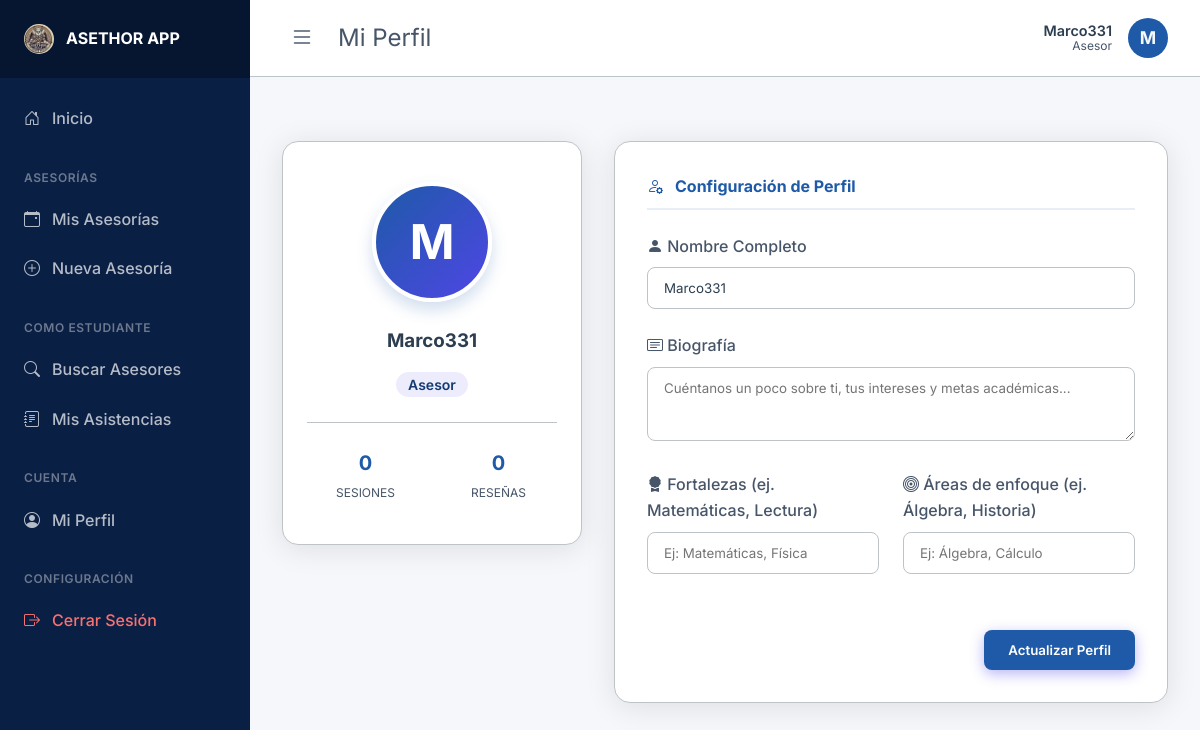
Page /estudiante/profile (signed in) on the committed database.
### app/models.py (models this page shows, shortened)
class Profile(db.Model):
    id = db.Column(db.Integer, primary_key=True)
    user_id = db.Column(db.Integer, db.ForeignKey('user.id'), nullable=False)
    full_name = db.Column(db.String(100), nullable=True)
    bio = db.Column(db.Text, nullable=True)
    strengths = db.Column(db.String(200), nullable=True) # e.g. "matemáticas, programación"
    focus_areas = db.Column(db.String(200), nullable=True) # e.g. "álgebra, base de datos sql"
    rating_avg = db.Column(db.Float, default=0.0) # Calculated average for Asesores

class User(db.Model, UserMixin):
    id = db.Column(db.Integer, primary_key=True)
    username = db.Column(db.String(20), unique=True, nullable=False)
    password_hash = db.Column(db.String(60), nullable=False)
    role = db.Column(db.String(20), nullable=False, default='Estudiante') # Super-Admin, Admin, Asesor, Estudiante
    profile = db.relationship('Profile', backref='user', uselist=False, cascade='all, delete-orphan')
    sessions_given = db.relationship('TutoringSession', backref='asesor', cascade='all, delete-orphan')
    reviews_received = db.relationship('Review', foreign_keys='Review.asesor_id', backref='asesor_reviewed', cascade='all, delete-orphan')
    enrollments = db.relationship('Enrollment', backref='student', cascade='all, delete-orphan')
    reviews_given = db.relationship('Review', foreign_keys='Review.student_id', backref='student_reviewer', cascade='all, delete-orphan')

### app/routes/estudiante.py (the view)
@estudiante.route('/profile', methods=['GET', 'POST'])
def profile():
    form = UpdateProfileForm()
    if form.validate_on_submit():
        current_user.profile.full_name = form.full_name.data
        current_user.profile.bio = form.bio.data
        current_user.profile.strengths = form.strengths.data
        current_user.profile.focus_areas = form.focus_areas.data
        db.session.commit()
        flash('Tu perfil ha sido actualizado.', 'success')
        return redirect(url_for('estudiante.profile'))
    elif request.method == 'GET':
        form.full_name.data = current_user.profile.full_name
        form.bio.data = current_user.profile.bio
        form.strengths.data = current_user.profile.strengths
        form.focus_areas.data = current_user.profile.focus_areas
    from app.models import RoleRequest
    pending_request = RoleRequest.query.filter_by(user_id=current_user.id, status='Pendiente').first()
    return render_template('estudiante/profile.html', title='Mi Perfil', form=form, pending_request=pending_request)

### app/forms/estudiante_forms.py
class UpdateProfileForm(FlaskForm):
    full_name = StringField('Nombre Completo', validators=[Length(max=100)])
    bio = TextAreaField('Biografía', validators=[Length(max=500)])
    strengths = StringField('Fortalezas (ej. Matemáticas, Lectura)', validators=[Length(max=200)])
    focus_areas = StringField('Áreas de enfoque (ej. Álgebra, Historia)', validators=[Length(max=200)])
    submit = SubmitField('Actualizar Perfil')

### app/models.py (called while the page is built)
@login_manager.user_loader
def load_user(user_id):
    return User.query.get(int(user_id))

### app/routes/estudiante.py (called while the page is built)
@estudiante.before_request
@login_required
def check_estudiante():
    if current_user.role not in ['Estudiante', 'Asesor']:
        flash('Acceso denegado. Esta sección es solo para estudiantes y asesores.', 'danger')
        return redirect(url_for('main.home'))

### app/templates/estudiante/profile.html (shortened to what this page needs)
{% extends 'base.html' %}
{% block content %}
<div class="profile-grid">
    <div class="profile-sidebar">
        <div class="glass card profile-sidebar-card">
            <div class="avatar-large">{{ current_user.username[0]|upper }}</div>
            <h3 class="mb-1">{{ current_user.username }}</h3>
            <span class="badge mb-3">{{ current_user.role }}</span>
            <div class="profile-stat-box">
                <div class="stat-item">
                    <span class="stat-value">{{ current_user.enrollments|length }}</span>
                    <span class="stat-label">Sesiones</span>
                </div>
                <div class="stat-item">
                    <span class="stat-value">{{ current_user.reviews_given|length }}</span>
                    <span class="stat-label">Reseñas</span>
                </div>
            </div>
        </div>
    </div>
    <div class="profile-main-content">
        <div class="glass card">
            <h4 class="form-section-title">
                <i class="bi bi-person-gear"></i> Configuración de Perfil
            </h4>
            <form method="POST" action="">
                <div class="form-group">
                    <label><i class="bi bi-person-fill"></i> {{ form.full_name.label.text }}</label>
                    {{ form.full_name(class="form-control", placeholder="Nombre completo") }}
                </div>
                <div class="form-group">
                    <label><i class="bi bi-card-text"></i> {{ form.bio.label.text }}</label>
                    {{ form.bio(class="form-control", rows=3, placeholder="Cuéntanos un poco sobre ti, tus intereses y metas académicas...") }}
                </div>
                <div class="form-row">
                    <div class="form-group">
                        <label><i class="bi bi-award-fill"></i> {{ form.strengths.label.text }}</label>
                        {{ form.strengths(class="form-control", placeholder="Ej: Matemáticas, Física") }}
                    </div>
                    <div class="form-group">
                        <label><i class="bi bi-bullseye"></i> {{ form.focus_areas.label.text }}</label>
                        {{ form.focus_areas(class="form-control", placeholder="Ej: Álgebra, Cálculo") }}
                    </div>
                </div>
                <div class="text-end mt-4">
                    {{ form.submit(class="btn btn-primary px-5") }}
                </div>
            </form>
        </div>
    </div>
</div>
{% endblock %}

### app/templates/base.html (shortened to what this page needs)
<!DOCTYPE html>
<html lang="es">
<head>
    <link rel="stylesheet" href="{{ url_for('static', filename='css/style.css') }}">
    <link rel="stylesheet" href="https://cdn.jsdelivr.net/npm/bootstrap-icons@1.11.3/font/bootstrap-icons.min.css">
</head>
<body>
    {% if current_user.is_authenticated %}
    <div class="app-wrapper">
        <aside id="sidebar" class="sidebar">
            <div class="sidebar-header">
                <img src="{{ url_for('static', filename='img/logo.jpg') }}" alt="Logo" style="height: 30px; width: 30px; object-fit: cover; border-radius: 50%;">
                <span style="font-weight: 700;">ASETHOR APP</span>
            </div>
            <nav class="sidebar-nav">
                {% if current_user.role != 'Estudiante' %}
                    <a href="{{ url_for('main.home') }}" class="sidebar-link">
                        <i class="bi bi-house-door"></i> Inicio
                    </a>
                {% endif %}
                {% if current_user.role == 'Super-Admin' or current_user.role == 'Admin' %}
                    <div class="sidebar-section">Administración</div>
                    <a href="{{ url_for('admin.dashboard') }}" class="sidebar-link">
                        <i class="bi bi-speedometer2"></i> Panel Admin
                    </a>
                    <a href="{{ url_for('admin.create_user') }}" class="sidebar-link">
                        <i class="bi bi-person-plus"></i> Crear Usuario
                    </a>
                {% elif current_user.role == 'Asesor' %}
                    <div class="sidebar-section">Asesorías</div>
                    <a href="{{ url_for('asesor.sessions') }}" class="sidebar-link">
                        <i class="bi bi-calendar-event"></i> Mis Asesorías
                    </a>
                    <a href="{{ url_for('asesor.new_session') }}" class="sidebar-link">
                        <i class="bi bi-plus-circle"></i> Nueva Asesoría
                    </a>
                    <div class="sidebar-section">Como Estudiante</div>
                    <a href="{{ url_for('estudiante.search') }}" class="sidebar-link">
                        <i class="bi bi-search"></i> Buscar Asesores
                    </a>
                    <a href="{{ url_for('estudiante.my_sessions') }}" class="sidebar-link">
                        <i class="bi bi-journal-text"></i> Mis Asistencias
                    </a>
                    <div class="sidebar-section">Cuenta</div>
                    <a href="{{ url_for('asesor.profile') }}" class="sidebar-link">
                        <i class="bi bi-person-circle"></i> Mi Perfil
                    </a>
                {% endif %}
                <div class="sidebar-section">Configuración</div>
                <a href="{{ url_for('auth.logout') }}" class="sidebar-link" style="color: #f87171;">
                    <i class="bi bi-box-arrow-right"></i> Cerrar Sesión
                </a>
            </nav>
        </aside>
        <main class="main-wrapper">
            <header class="topbar">
                <div class="d-flex align-center gap-1">
                    <button id="sidebarToggle" class="btn-toggle">
                        <i class="bi bi-list"></i>
                    </button>
                    <div class="topbar-title">{% if title %}{{ title }}{% else %}Inicio{% endif %}</div>
                </div>
                <div class="topbar-profile">
                    <div style="text-align: right; line-height: 1.2;">
                        <div style="font-weight: 600; color: var(--text-primary); font-size: 0.9rem;">{{ current_user.profile.full_name or current_user.username }}</div>
                        <div style="font-size: 0.75rem; color: var(--text-secondary);">{{ current_user.role }}</div>
                    </div>
                    <div class="avatar">{{ current_user.username[0]|upper }}</div>
                </div>
            </header>
            <div class="container" style="padding: 2rem;">
    {% endif %}
        {% block content %}{% endblock %}
    {% if current_user.is_authenticated %}
            </div>
        </main>
    </div>
    {% else %}
    </main>
    {% endif %}
</body>
</html>

### rows in the picture
Profile: profile "Marco331", full_name "Marco331"
User: role "Asesor", username "M", username "Marco331"

### other values in the picture
{{ title }} "Mi Perfil"
{{ current_user.enrollments|length }} "0"
{{ current_user.reviews_given|length }} "0"
